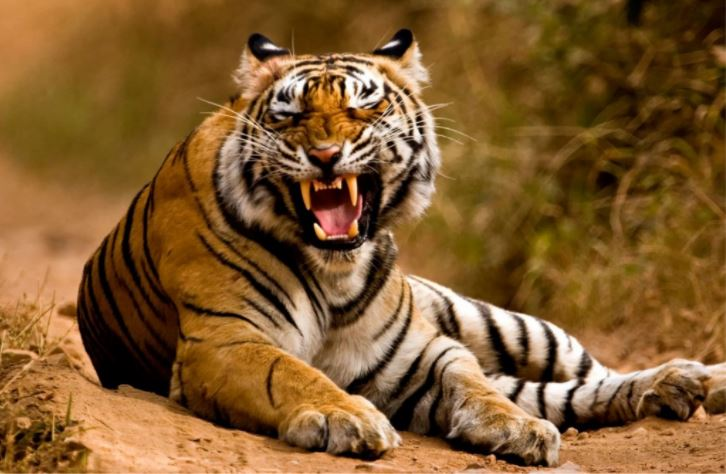
#> input picture parcial_3/lab_10/Operaciones_Aritmeticas/ImageProdDiv/tigre.JPG, 726 x 474 px, found by its file name
$ python ejercicio_1.py
#> lines starting #> are read from the running program, lines starting #| are printed output that depends on the picture
import cv2
import numpy as np

imgReal1 = cv2.imread("tigre.jpg", 1) #8 bit por escala de grises
#> imgReal1 is the input picture: shape (474, 726, 3); mean B, G, R 46.6, 91.3, 129.5
imgReal1 = cv2.resize(imgReal1,(400,400))
#> imgReal1: shape (400, 400, 3)
img1 = imgReal1

cv2.imshow("Image Original 1", imgReal1)

img1 = img1.astype(int)
constantes = [2,5,7]

B, G, R = cv2.split(img1)
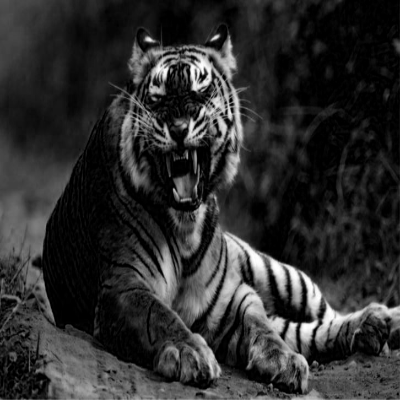
#> B: shape (400, 400) int32; min 0, max 255, mean 46.5
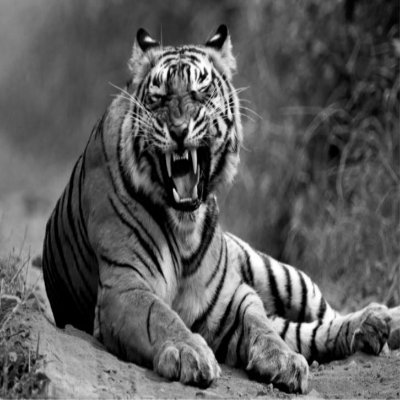
#> G: shape (400, 400) int32; min 0, max 255, mean 91.2
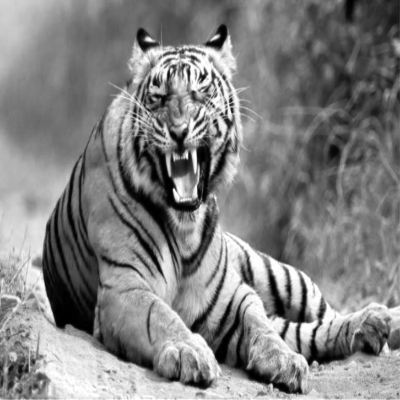
#> R: shape (400, 400) int32; min 0, max 255, mean 129.4
Bresult,Gresult,Rresult = B.copy(), G.copy(), R.copy()
for c in constantes:
    for i in range(len(img1)):
        for j in range(len(img1[0])):

            sum_B = B[i,j]*c
            if sum_B > 255 :
                Bresult[i,j] = 255
            else:
                Bresult[i,j] = sum_B

            sum_G = G[i,j]*c
            if sum_G > 255 :
                Gresult[i,j] = 255
            else:
                Gresult[i,j] = sum_G

            sum_R = R[i,j]*c
            if sum_R > 255 :
                Rresult[i,j] = 255
            else:
                Rresult[i,j] = sum_R

    img_result = cv2.merge((Bresult,Gresult,Rresult))
    img_result = np.array(img_result, dtype=np.uint8)
    title_ = "Resultado con constante c = "+ str(c)
    cv2.imshow(title_, img_result)
#> this loop made 3 passes
#> pass 1, `img_result = cv2.merge((Bresult,Gresult,Rresult))`:
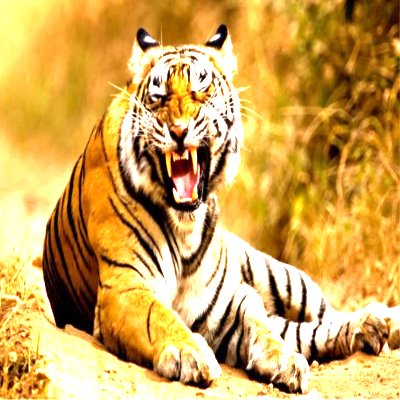
#> img_result: shape (400, 400, 3) int32; mean of channels 0, 1, 2 85.7, 165.9, 209.5; drawn as B, G, R
#> after the loop:
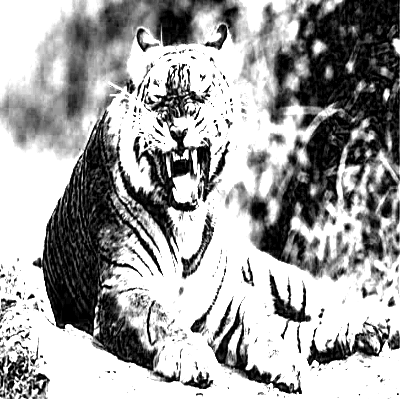
#> Bresult: shape (400, 400) int32; min 0, max 255, mean 162.9
#> after the loop:
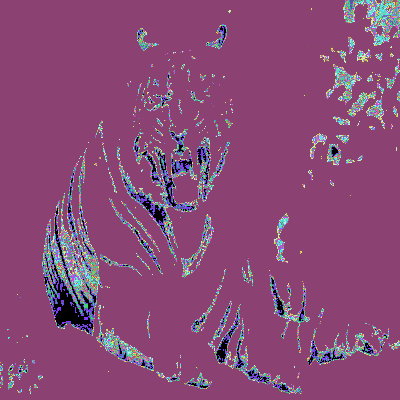
#> Gresult: shape (400, 400) int32; 38 distinct labels, from 0 to 255; one colour per label, 0 black
#> after the loop:
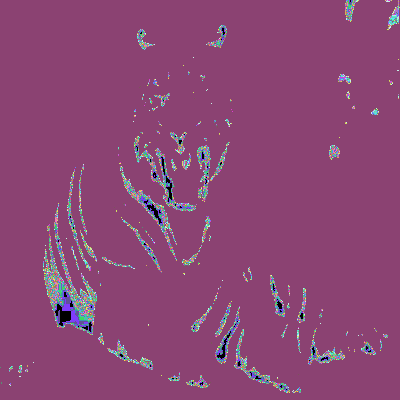
#> Rresult: shape (400, 400) int32; 38 distinct labels, from 0 to 255; one colour per label, 0 black
    # filename = "Resultado_C = "+str(c)+".jpg"
    # cv2.imwrite(filename, img_result)

cv2.waitKey(0)
cv2.destroyAllWindows()

$ run again, with parcial_3/lab_10/Operaciones_Aritmeticas/ImageProdDiv/pug.jpg copied over parcial_3/lab_10/Operaciones_Aritmeticas/ImageProdDiv/tigre.JPG
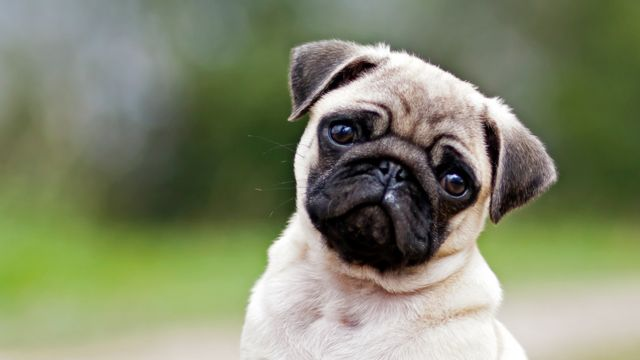
#> input picture parcial_3/lab_10/Operaciones_Aritmeticas/ImageProdDiv/pug.jpg, 640 x 360 px, found by its file name
#> imgReal1 is the input picture: shape (360, 640, 3); mean B, G, R 107.6, 135.5, 129.3
#> imgReal1: shape (400, 400, 3)
#> after the loop `for c in constantes:`:
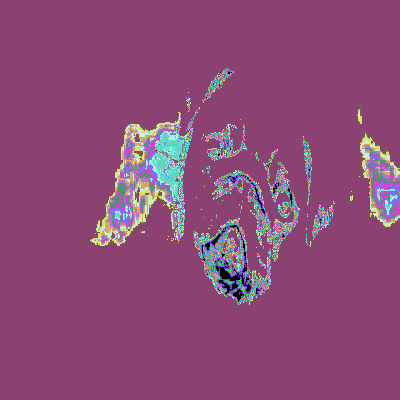
#> Bresult: shape (400, 400) int32; 38 distinct labels, from 0 to 255; one colour per label, 0 black
#> after the loop `for c in constantes:`:
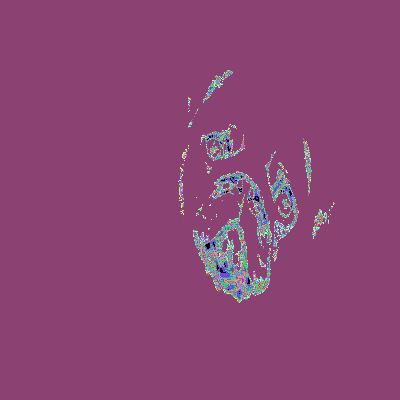
#> Rresult: shape (400, 400) int32; 38 distinct labels, from 0 to 255; one colour per label, 0 black
